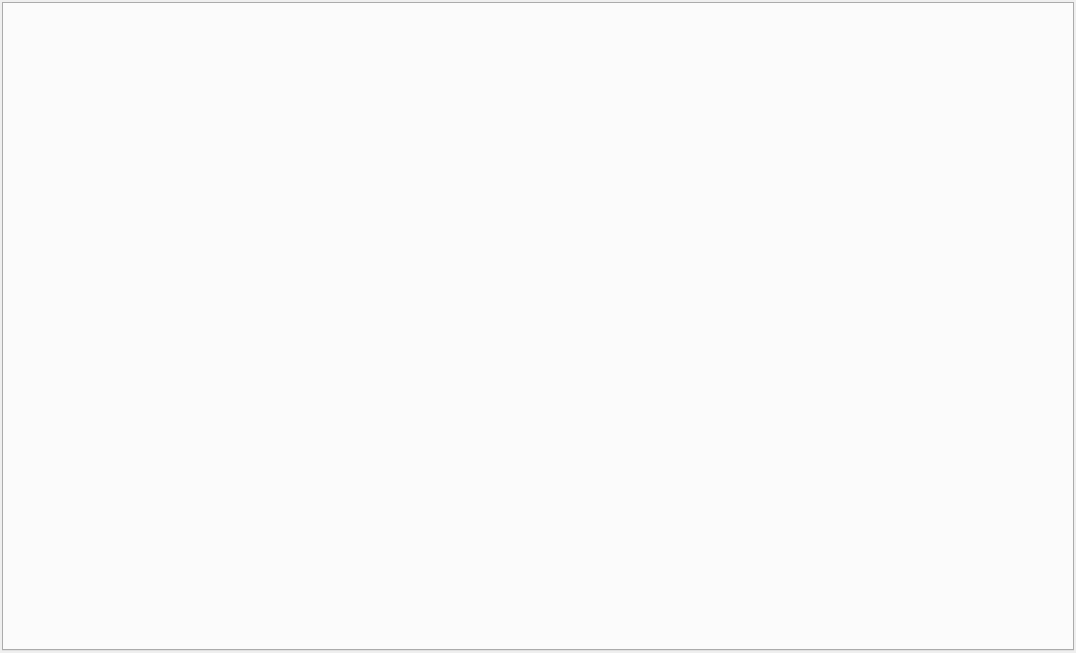
<?xml version="1.0" encoding="UTF-8"?>
<ui version="4.0">
 <class>GeneratorManager</class>
 <widget class="QWidget" name="GeneratorManager">
  <property name="geometry">
   <rect>
    <x>0</x>
    <y>0</y>
    <width>1076</width>
    <height>653</height>
   </rect>
  </property>
  <property name="windowTitle">
   <string>Generators</string>
  </property>
  <property name="windowIcon">
   <iconset resource="../../resources/resources.qrc">
    <normaloff>:/icons/media/generator.png</normaloff>:/icons/media/generator.png</iconset>
  </property>
  <layout class="QHBoxLayout" name="horizontalLayout">
   <property name="leftMargin">
    <number>2</number>
   </property>
   <property name="topMargin">
    <number>2</number>
   </property>
   <property name="rightMargin">
    <number>2</number>
   </property>
   <property name="bottomMargin">
    <number>2</number>
   </property>
   <item>
    <widget class="QTabWidget" name="tabWidget_generators">
     <property name="currentIndex">
      <number>-1</number>
     </property>
     <property name="movable">
      <bool>true</bool>
     </property>
    </widget>
   </item>
  </layout>
 </widget>
 <resources>
  <include location="../../resources/resources.qrc"/>
 </resources>
 <connections/>
</ui>
